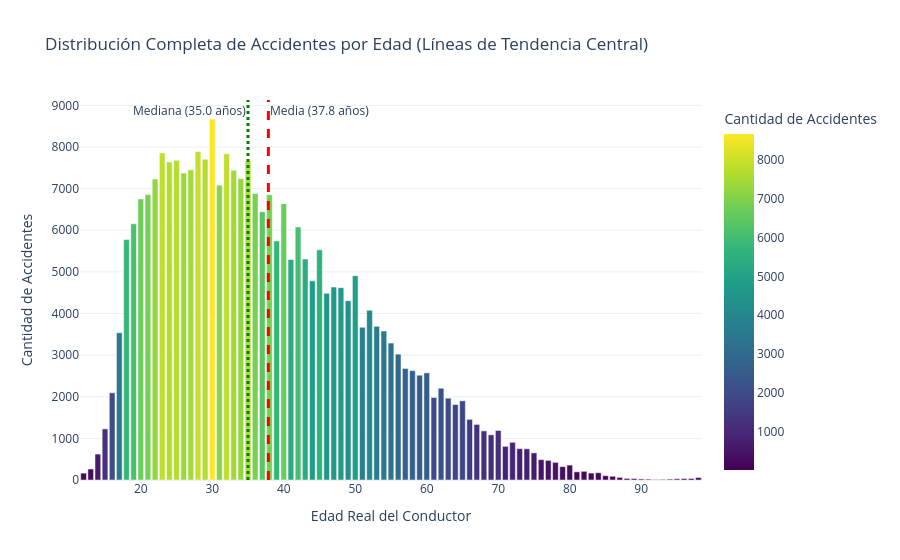

This figure's notebook cell:
### Markdown cell above
Pero hay dos columnas de información que también nos dan información adicional que consideramos relevante para un análisis más exhaustivo: La edad y las horas en las que ocurren los accidentes. Podemos determinar un promedio de la edad de los involucrados en los accidentes, así como el poder recopilar una media en la que generalmente los accidentes, así como recopilar un punto medio de la información de ambas categorías conocido como mediana.

### Code cell
# Limpieza estricta de edad
df['ID_EDAD'] = pd.to_numeric(df['ID_EDAD'], errors='coerce')
df['ID_EDAD'] = df['ID_EDAD'].replace([0, 99], np.nan)

# Estadísticos
edad_media = df['ID_EDAD'].mean()
edad_mediana = df['ID_EDAD'].median()

#  Agrupamos por edad pero ordenamos numéricamente el eje X
df_edades_completo = df['ID_EDAD'].value_counts().reset_index()
df_edades_completo.columns = ['Edad', 'Cantidad de Accidentes']
df_edades_completo = df_edades_completo.sort_values(by='Edad') # Orden numérico lineal

# Gráfica de distribución
fig_edad_completa = px.bar(df_edades_completo, x='Edad', y='Cantidad de Accidentes',
                           title=f'Distribución Completa de Accidentes por Edad (Líneas de Tendencia Central)',
                           labels={'Edad': 'Edad Real del Conductor'},
                           color='Cantidad de Accidentes', color_continuous_scale='viridis')

# AGREGAR LÍNEAS VERTICALES
fig_edad_completa.add_vline(x=edad_media, line_width=3, line_dash="dash", line_color="red",
                            annotation_text=f"Media ({edad_media:.1f} años)", annotation_position="top right")

fig_edad_completa.add_vline(x=edad_mediana, line_width=3, line_dash="dot", line_color="green",
                            annotation_text=f"Mediana ({edad_mediana:.1f} años)", annotation_position="top left")

fig_edad_completa.update_layout(template='plotly_white')
fig_edad_completa.show()

### Figure 1 — Plotly figure (JSON) as saved in the notebook; plotly's stock layout.template omitted (floating-point values rounded to 4 significant figures)
{"data": [{"hovertemplate": "Edad Real del Conductor=%{x}<br>Cantidad de Accidentes=%{marker.color}<extra></extra>", "legendgroup": "", "marker": {"color": [165, 264, 623, 1228, 2096, 3538, 5775, 6154, 6754, 6859, 7231, 7859, 7642, 7682, 7374, 7452, 7892, 7706, 8673, 7084, 7838, 7439, 7242, 7661, 6883, 6446, 6856, 5742, 6639, 5297, 6079, 5310, 4784, 5529, 4485, 4634, 4621, 4308, 4910, 3669, 4079, 3691, 3579, 3289, 3023, 2680, 2628, 2518, 2574, 1982, 2205, 1966, 1813, 1903, 1457, 1335, 1180, 1086, 1190, 808, 906, 754, 750, 652, 489, 471, 423, 322, 358, 197, 209, 167, 175, 104, 90, 62, 38, 34, 25, 20, 9, 14, 21, 29, 34, 36, 58], "coloraxis": "coloraxis", "pattern": {"shape": ""}}, "name": "", "orientation": "v", "showlegend": false, "textposition": "auto", "type": "bar", "x": [12.0, 13.0, 14.0, 15.0, 16.0, 17.0, 18.0, 19.0, 20.0, 21.0, 22.0, 23.0, 24.0, 25.0, 26.0, 27.0, 28.0, 29.0, 30.0, 31.0, 32.0, 33.0, 34.0, 35.0, 36.0, 37.0, 38.0, 39.0, 40.0, 41.0, 42.0, 43.0, 44.0, 45.0, 46.0, 47.0, 48.0, 49.0, 50.0, 51.0, 52.0, 53.0, 54.0, 55.0, 56.0, 57.0, 58.0, 59.0, 60.0, 61.0, 62.0, 63.0, 64.0, 65.0, 66.0, 67.0, 68.0, 69.0, 70.0, 71.0, 72.0, 73.0, 74.0, 75.0, 76.0, 77.0, 78.0, 79.0, 80.0, 81.0, 82.0, 83.0, 84.0, 85.0, 86.0, 87.0, 88.0, 89.0, 90.0, 91.0, 92.0, 93.0, 94.0, 95.0, 96.0, 97.0, 98.0], "xaxis": "x", "y": [165, 264, 623, 1228, 2096, 3538, 5775, 6154, 6754, 6859, 7231, 7859, 7642, 7682, 7374, 7452, 7892, 7706, 8673, 7084, 7838, 7439, 7242, 7661, 6883, 6446, 6856, 5742, 6639, 5297, 6079, 5310, 4784, 5529, 4485, 4634, 4621, 4308, 4910, 3669, 4079, 3691, 3579, 3289, 3023, 2680, 2628, 2518, 2574, 1982, 2205, 1966, 1813, 1903, 1457, 1335, 1180, 1086, 1190, 808, 906, 754, 750, 652, 489, 471, 423, 322, 358, 197, 209, 167, 175, 104, 90, 62, 38, 34, 25, 20, 9, 14, 21, 29, 34, 36, 58], "yaxis": "y"}], "layout": {"annotations": [{"showarrow": false, "text": "Media (37.8 años)", "x": 37.85, "xanchor": "left", "xref": "x", "y": 1, "yanchor": "top", "yref": "y domain"}, {"showarrow": false, "text": "Mediana (35.0 años)", "x": 35, "xanchor": "right", "xref": "x", "y": 1, "yanchor": "top", "yref": "y domain"}], "barmode": "relative", "coloraxis": {"autocolorscale": false, "colorbar": {"title": {"text": "Cantidad de Accidentes"}}, "colorscale": [[0, "#440154"], [0.1111, "#482878"], [0.2222, "#3e4989"], [0.3333, "#31688e"], [0.4444, "#26828e"], [0.5556, "#1f9e89"], [0.6667, "#35b779"], [0.7778, "#6ece58"], [0.8889, "#b5de2b"], [1, "#fde725"]]}, "legend": {"tracegroupgap": 0}, "shapes": [{"line": {"color": "red", "dash": "dash", "width": 3}, "type": "line", "x0": 37.85, "x1": 37.85, "xref": "x", "y0": 0, "y1": 1, "yref": "y domain"}, {"line": {"color": "green", "dash": "dot", "width": 3}, "type": "line", "x0": 35, "x1": 35, "xref": "x", "y0": 0, "y1": 1, "yref": "y domain"}], "title": {"text": "Distribución Completa de Accidentes por Edad (Líneas de Tendencia Central)"}, "xaxis": {"anchor": "y", "domain": [0, 1], "title": {"text": "Edad Real del Conductor"}}, "yaxis": {"anchor": "x", "domain": [0, 1], "title": {"text": "Cantidad de Accidentes"}}}}
